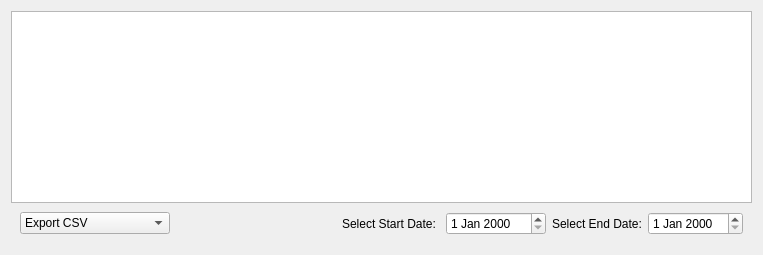
                <widget class="QWidget" name="table_page">
                 <property name="sizePolicy">
                  <sizepolicy hsizetype="Expanding" vsizetype="Expanding">
                   <horstretch>0</horstretch>
                   <verstretch>0</verstretch>
                  </sizepolicy>
                 </property>
                 <layout class="QHBoxLayout" name="horizontalLayout_21">
                  <item>
                   <widget class="QWidget" name="widget_24" native="true">
                    <property name="sizePolicy">
                     <sizepolicy hsizetype="Expanding" vsizetype="Preferred">
                      <horstretch>0</horstretch>
                      <verstretch>0</verstretch>
                     </sizepolicy>
                    </property>
                    <property name="minimumSize">
                     <size>
                      <width>0</width>
                      <height>0</height>
                     </size>
                    </property>
                    <layout class="QVBoxLayout" name="verticalLayout_4" stretch="12,0">
                     <property name="spacing">
                      <number>0</number>
                     </property>
                     <property name="leftMargin">
                      <number>0</number>
                     </property>
                     <property name="topMargin">
                      <number>0</number>
                     </property>
                     <property name="rightMargin">
                      <number>0</number>
                     </property>
                     <property name="bottomMargin">
                      <number>0</number>
                     </property>
                     <item>
                      <widget class="QTableView" name="tableView">
                       <property name="minimumSize">
                        <size>
                         <width>0</width>
                         <height>0</height>
                        </size>
                       </property>
                      </widget>
                     </item>
                     <item>
                      <widget class="QWidget" name="widget_25" native="true">
                       <property name="minimumSize">
                        <size>
                         <width>0</width>
                         <height>40</height>
                        </size>
                       </property>
                       <layout class="QHBoxLayout" name="horizontalLayout_22">
                        <item>
                         <widget class="QComboBox" name="download_df_combo">
                          <property name="sizePolicy">
                           <sizepolicy hsizetype="Preferred" vsizetype="Fixed">
                            <horstretch>0</horstretch>
                            <verstretch>0</verstretch>
                           </sizepolicy>
                          </property>
                          <property name="minimumSize">
                           <size>
                            <width>150</width>
                            <height>0</height>
                           </size>
                          </property>
                          <property name="sizeIncrement">
                           <size>
                            <width>150</width>
                            <height>0</height>
                           </size>
                          </property>
                          <item>
                           <property name="text">
                            <string>Export CSV</string>
                           </property>
                          </item>
                          <item>
                           <property name="text">
                            <string>Export PDF</string>
                           </property>
                          </item>
                         </widget>
                        </item>
                        <item>
                         <spacer name="horizontalSpacer_10">
                          <property name="orientation">
                           <enum>Qt::Orientation::Horizontal</enum>
                          </property>
                          <property name="sizeHint" stdset="0">
                           <size>
                            <width>166</width>
                            <height>10</height>
                           </size>
                          </property>
                         </spacer>
                        </item>
                        <item>
                         <widget class="QLabel" name="start_date_label">
                          <property name="sizePolicy">
                           <sizepolicy hsizetype="Preferred" vsizetype="Preferred">
                            <horstretch>0</horstretch>
                            <verstretch>0</verstretch>
                           </sizepolicy>
                          </property>
                          <property name="text">
                           <string>Select Start Date: </string>
                          </property>
                         </widget>
                        </item>
                        <item>
                         <widget class="QDateEdit" name="start_date_edit">
                          <property name="minimumSize">
                           <size>
                            <width>100</width>
                            <height>0</height>
                           </size>
                          </property>
                         </widget>
                        </item>
                        <item>
                         <widget class="QLabel" name="end_date_label">
                          <property name="text">
                           <string>Select End Date:</string>
                          </property>
                         </widget>
                        </item>
                        <item>
                         <widget class="QDateEdit" name="end_date_edit"/>
                        </item>
                       </layout>
                      </widget>
                     </item>
                    </layout>
                   </widget>
                  </item>
                 </layout>
                </widget>
